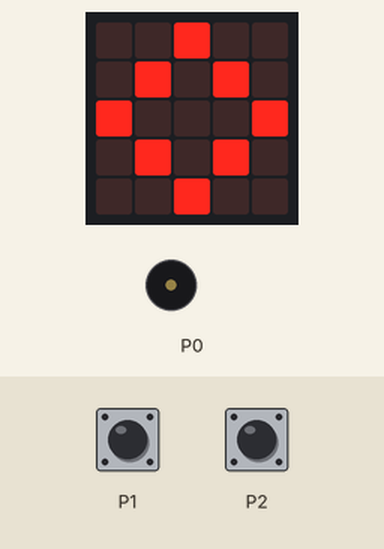
Bench run of a program on a simulated BBC micro:bit (MakeCode). Parts: the board's 5×5 LED display, buzzer (waves = sounding). The test bench sets the inputs (shaded band). A reset restarts the program; random numbers come from a fixed seed.

Above: at 5.6 s.
5.7 s: touch pin P1 pressed for 0.15 s
At 8.4 s:
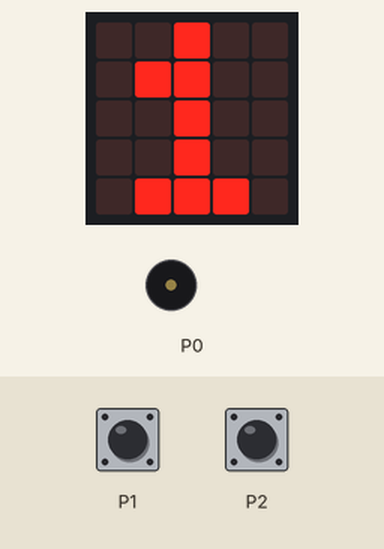
8.8 s: touch pin P2 pressed for 1 s
At 10.6 s:
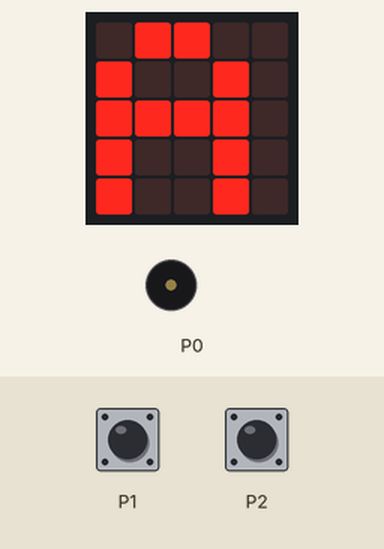
12.8 s: touch pin P1 pressed for 3.2 s
At 15.0 s:
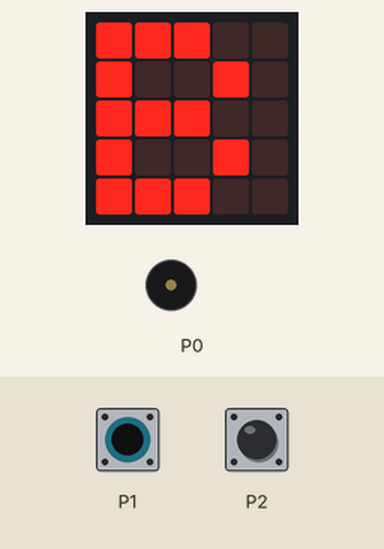
19.0 s: touch pin P1 pressed for 1 s
23.0 s: touch pin P2 pressed for 0.15 s
At 24.1 s:
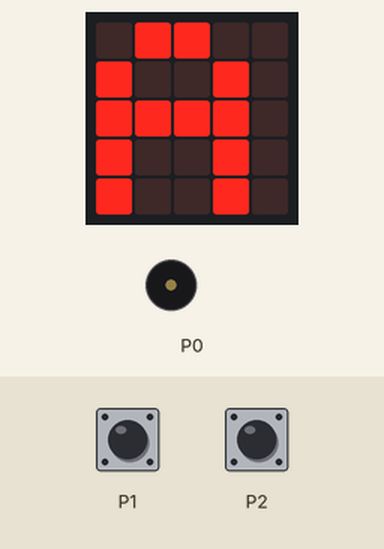
Timing chart, 0 to 26.0 s (numbered marks = the images above; inputs shaded):
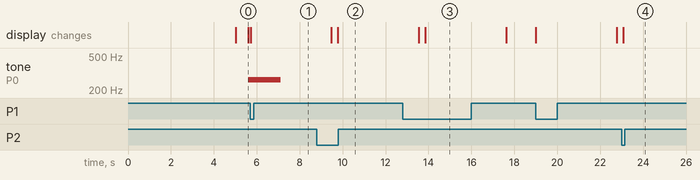

The program:

hadani_delky_casu.py
```python
delka = randint(3, 10)*1000
klic = False
klic_zacatek = False
klic_whole = True
hudba = False

def zacatek():
    global klic_zacatek
    global delka, klic , hudba
    doba_zacatek = input.running_time()
    if doba_zacatek >= delka:
        basic.show_icon(IconNames.DIAMOND)
        klic_zacatek = True
        klic = True
        hudba = True
        basic.clear_screen()

def restart():
    if input.logo_is_pressed():
        control.reset()

def hudba_loop():
    global hudba
    if hudba:
        music.play_tone(262, 1500)

def hra():
    global klic, klic_zacatek, klic_whole, hudba
    if klic_whole == True:
        if klic_zacatek == False:
            zacatek()
            control.in_background(hudba_loop)
        if klic == True:
            if input.pin_is_pressed(TouchPin.P1):
                basic.show_number(1)
                klic_whole = False
            elif input.pin_is_pressed(TouchPin.P2):
                basic.show_number(2)
                klic_whole = False
            elif input.pin_is_pressed(TouchPin.P1) and input.pin_is_pressed(TouchPin.P2):
                basic.show_string("R")
                klic_whole = False
        else:
            if input.pin_is_pressed(TouchPin.P1):
                basic.show_string("B")
                klic_whole = False
            elif input.pin_is_pressed(TouchPin.P2):
                basic.show_string("A")
                klic_whole = False
            elif input.pin_is_pressed(TouchPin.P1) and input.pin_is_pressed(TouchPin.P2):
                basic.show_string("C")
                klic_whole = False
    else:
        pause(3000)
        control.reset()
forever(hra)
```

Measured:
- after the input at 5.7 s, the display: changes at once (image 1)
- after the input at 23.0 s, the display: changes after 0.08 s (image 4)
- what the display in image 0 shows lasts 0.6 s, from 5.0 s to 5.6 s
